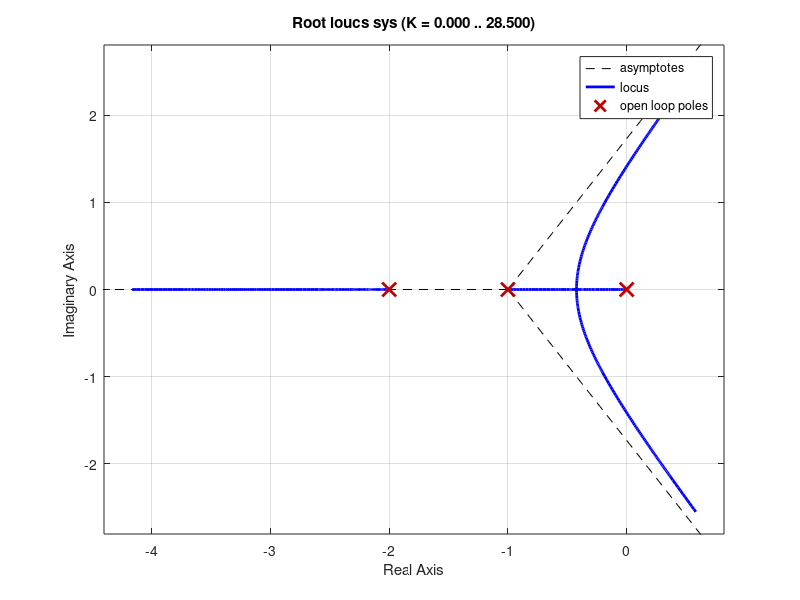

The MATLAB script that drew this image: (Note: this script raises an error after producing the figure.)

s = tf('s');
% Cria a função de transferência como um objeto LTI (Linear Time-Invariant)
sys = 1/(s*(s+1)*(s+2));
rlocus(sys);
grid on;

figure;
stepplot(sys)
grid on;